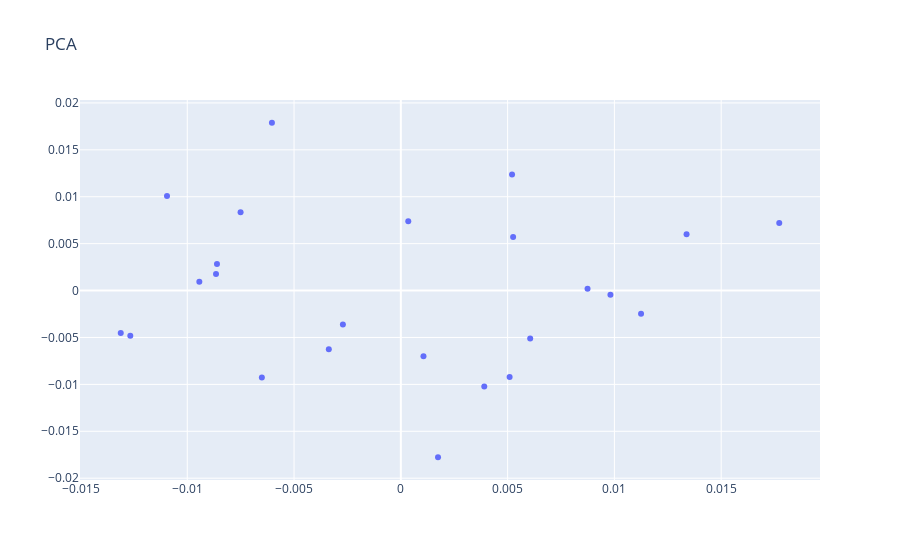

Here is the notebook cell this chart was saved with:
### Code cell
trace = go.Scatter(x=result['X'].values,
                   y=result['Y'].values,
                   text=result['Palabra'].values,
                   mode='markers') 

layout = go.Layout(title="PCA")

fig = go.Figure(data=trace, layout=layout)
iplot(fig)

### Figure 1 — Plotly figure (JSON) as saved in the notebook; plotly's stock layout.template omitted (floating-point values rounded to 4 significant figures)
{"data": [{"mode": "markers", "text": ["vida", "pelicula", "va", "puede", "interesar", "leer", "amor", "matrimonio", "historia", "juntos", "mas", "si", "tener", "siempre", "ambos", "años", "encuentra", "dos", "nuevo", "nueva", "joven", "mundo", "casa", "decide"], "type": "scatter", "x": [0.009814, 0.005093, 0.008742, -0.008655, -0.009436, -0.003373, 0.01125, 0.01338, -0.00861, 0.001741, -0.007505, -0.006037, 0.006057, 0.003907, 0.005257, 0.0003479, 0.00106, -0.006508, -0.002713, -0.01095, 0.01772, -0.01267, 0.005207, -0.01312], "y": [-0.0004525, -0.00921, 0.0001816, 0.001777, 0.0009461, -0.00625, -0.002464, 0.005991, 0.002828, -0.01777, 0.008344, 0.01789, -0.005123, -0.01022, 0.005706, 0.007386, -0.007003, -0.009272, -0.003615, 0.01007, 0.007209, -0.004806, 0.01237, -0.004519]}], "layout": {"title": {"text": "PCA"}}}
